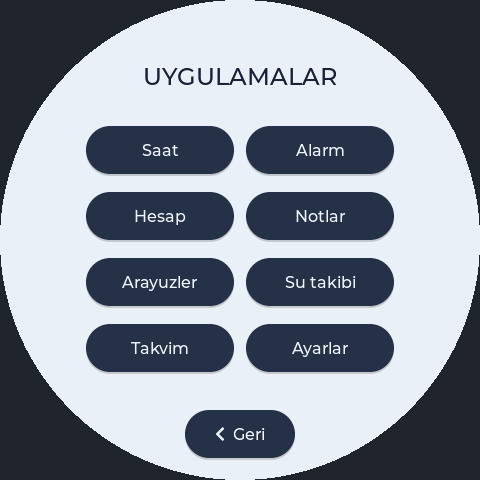
#> input picture output/menu.png, 480 x 480 px
$ python render-framebuffers.py
#> lines starting #> are read from the running program, lines starting #| are printed output that depends on the picture
from pathlib import Path
from PIL import Image, ImageDraw
root = Path(__file__).resolve().parent
for file in root.glob('*-framebuffer.bin'):
    data = file.read_bytes()
    frame = Image.frombytes('RGBA', (768, 480), data, 'raw', 'BGRA').crop((0, 0, 480, 480)).convert('RGB')
    mask = Image.new('L', (480, 480))
    ImageDraw.Draw(mask).ellipse((0, 0, 479, 479), fill=255)
    image = Image.new('RGB', (480, 480), '#20242c')
    image.paste(frame, (0, 0), mask)
    image.save(root / (file.stem.replace('-framebuffer', '') + '.png'))
names = ['menu', 'water', 'calculator', 'notes', 'alarm', 'face-picker']
sheet = Image.new('RGB', (1440, 960), '#20242c')
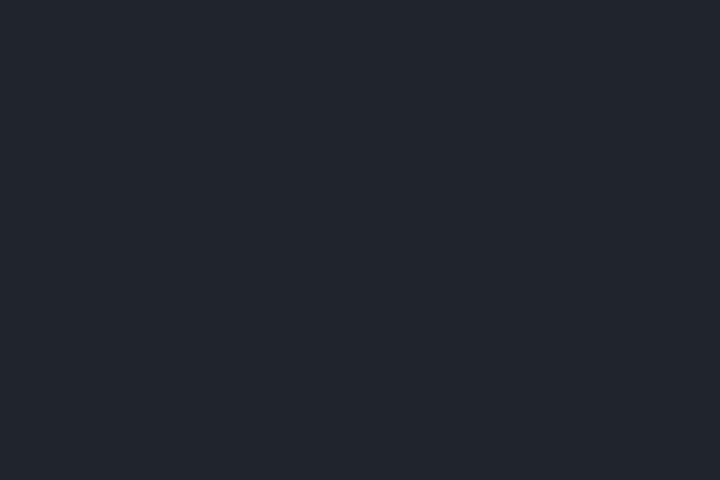
#> sheet: PIL image 1440x960 RGB (shown at 1/2 size); mean R, G, B 32, 36, 44
for i, name in enumerate(names):
    sheet.paste(Image.open(root / (name + '.png')), ((i % 3) * 480, (i // 3) * 480))
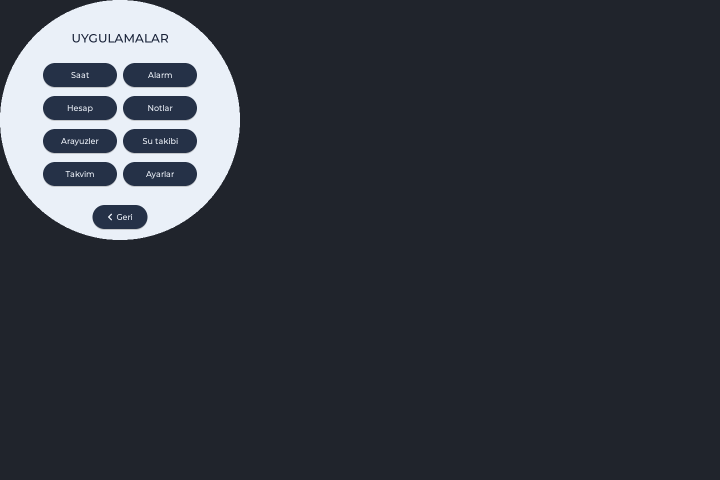
#> sheet: PIL image 1440x960 RGB (shown at 1/2 size); mean R, G, B 50.3, 54.8, 63.3
#> (the run stopped early here; a loop or call above may not have finished)
